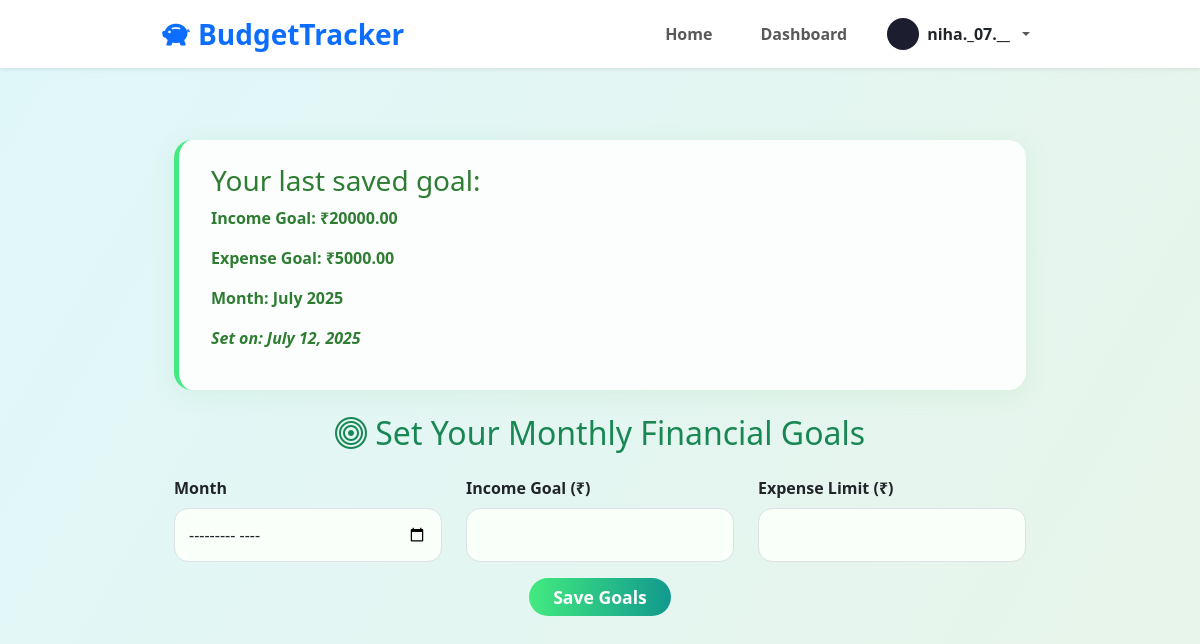
The page /set-goal/ (signed in) on the database as committed earlier.
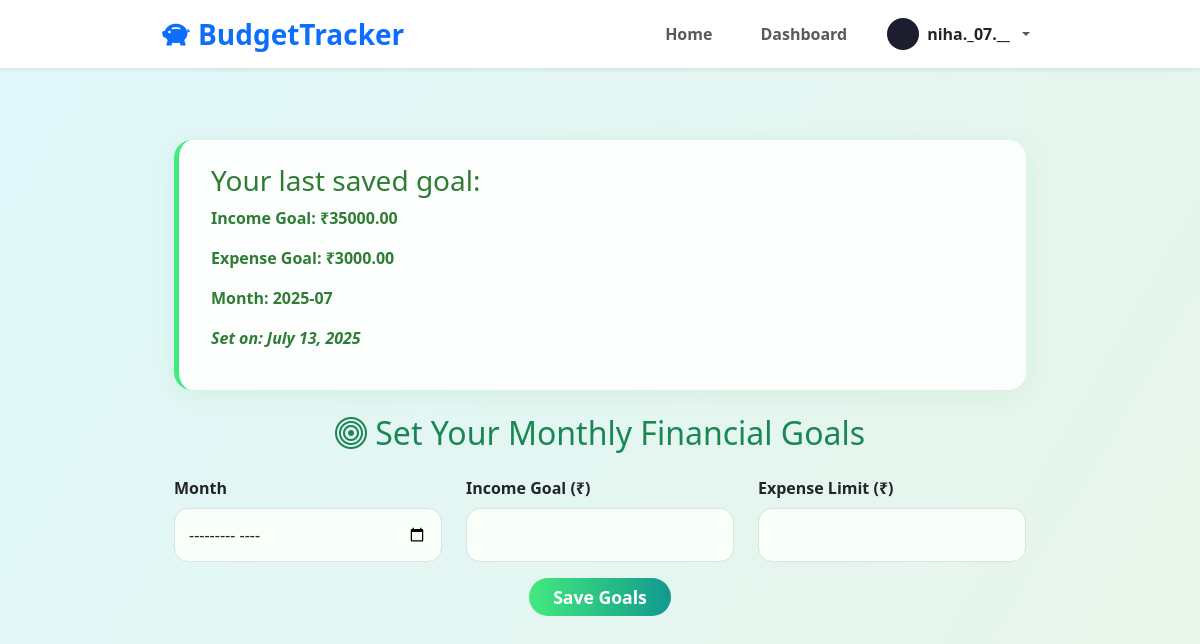
The same page on the database as committed later.
### tracker_app/models.py (models this page shows, shortened)
class Goal(models.Model):
    user = models.ForeignKey(User, on_delete=models.CASCADE)
    month = models.CharField(max_length=20)  # Format: "July 2025"
    income_goal = models.DecimalField(max_digits=10, decimal_places=2)
    expense_goal = models.DecimalField(max_digits=10, decimal_places=2)
    created_at = models.DateTimeField(auto_now_add=True)
    class Meta:
        unique_together = ('user', 'month')  # Prevent duplicate month entries per user

### tracker_app/views.py (the view, shortened to what this page needs)
# urls.py: path('set-goal/', set_goals_view, name='set_goal'),
@login_required
def set_goals_view(request):
    last_goal = Goal.objects.filter(user=request.user).order_by('-created_at').first()
    return render(request, "set_goal.html", {"last_goal": last_goal})

### tracker_app/models.py (called while the page is built)
    @property
    def avatar_url(self):
        if self.avatar:
            return self.avatar.url
        return ''

### tracker_app/templates/set_goal.html (shortened to what this page needs)
{% extends "base.html" %}
{% block content %}
<div class="container py-5">
  <div id="last-goal-section" class="last-goal mb-4 {% if not last_goal %}d-none{% endif %}">
    <h3>Your last saved goal:</h3>
    <p><strong>Income Goal:</strong> ₹<span id="income-goal">{{ last_goal.income_goal }}</span></p>
    <p><strong>Expense Goal:</strong> ₹<span id="expense-goal">{{ last_goal.expense_goal }}</span></p>
    <p><strong>Month:</strong> <span id="goal-month">{{ last_goal.month }}</span></p>
    <p><em>Set on: <span id="goal-date">{{ last_goal.created_at|date:"F j, Y" }}</span></em></p>
  </div>
  <h2 class="text-center mb-4 text-success">
    <i class="bi bi-bullseye"></i> Set Your Monthly Financial Goals
  </h2>
  <form method="POST" class="row g-4 justify-content-center" id="goalForm">
    <div class="col-md-4">
      <label for="month" class="form-label fw-bold">Month</label>
      <input type="month" id="month" name="month" class="form-control" required>
    </div>
    <div class="col-md-4">
      <label for="income_goal" class="form-label fw-bold">Income Goal (₹)</label>
      <input type="number" id="income_goal" name="income_goal" class="form-control" min="0" step="0.01" required>
    </div>
    <div class="col-md-4">
      <label for="expense_goal" class="form-label fw-bold">Expense Limit (₹)</label>
      <input type="number" id="expense_goal" name="expense_goal" class="form-control" min="0" step="0.01" required>
    </div>
    <div class="col-12 text-center mt-3">
      <button type="submit" class="btn btn-success px-4">Save Goals</button>
    </div>
  </form>
</div>
{% endblock %}

Rows that differ between the two databases and show on the page:
no longer on this page (row unchanged): Goal: income_goal "20000.00", expense_goal "5000.00", month "July 2025", created_at "July 12, 2025"
added Goal: income_goal "35000.00", expense_goal "3000.00", month "2025-07", created_at "July 13, 2025"
